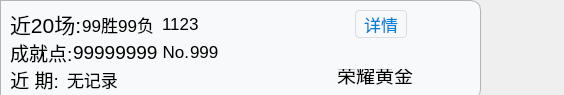
<?xml version="1.0" encoding="UTF-8"?>
<ui version="4.0">
 <class>form</class>
 <widget class="QWidget" name="form">
  <property name="geometry">
   <rect>
    <x>0</x>
    <y>0</y>
    <width>564</width>
    <height>95</height>
   </rect>
  </property>
  <property name="maximumSize">
   <size>
    <width>16777215</width>
    <height>100333</height>
   </size>
  </property>
  <property name="windowTitle">
   <string>Form</string>
  </property>
  <property name="styleSheet">
   <string notr="true"/>
  </property>
  <widget class="QWidget" name="summoner" native="true">
   <property name="geometry">
    <rect>
     <x>0</x>
     <y>0</y>
     <width>481</width>
     <height>100</height>
    </rect>
   </property>
   <property name="minimumSize">
    <size>
     <width>0</width>
     <height>100</height>
    </size>
   </property>
   <property name="maximumSize">
    <size>
     <width>59999</width>
     <height>100</height>
    </size>
   </property>
   <property name="styleSheet">
    <string notr="true">QWidget#summoner{
background-color:rgb(248, 249, 250);
border: 1px solid rgb(179, 179, 179) ;
border-style:solid;
border-bottom-right-radius:10px;
border-top-right-radius:10px;
}</string>
   </property>
   <widget class="QWidget" name="layoutWidget">
    <property name="geometry">
     <rect>
      <x>0</x>
      <y>0</y>
      <width>451</width>
      <height>101</height>
     </rect>
    </property>
    <layout class="QHBoxLayout" name="horizontalLayout_4">
     <property name="spacing">
      <number>10</number>
     </property>
     <property name="leftMargin">
      <number>10</number>
     </property>
     <property name="topMargin">
      <number>10</number>
     </property>
     <property name="rightMargin">
      <number>5</number>
     </property>
     <property name="bottomMargin">
      <number>8</number>
     </property>
     <item>
      <layout class="QVBoxLayout" name="verticalLayout">
       <property name="spacing">
        <number>0</number>
       </property>
       <item>
        <layout class="QHBoxLayout" name="horizontalLayout">
         <property name="spacing">
          <number>0</number>
         </property>
         <property name="rightMargin">
          <number>6</number>
         </property>
         <property name="bottomMargin">
          <number>0</number>
         </property>
         <item>
          <widget class="QLabel" name="recently">
           <property name="font">
            <font>
             <pointsize>16</pointsize>
             <weight>50</weight>
             <bold>false</bold>
            </font>
           </property>
           <property name="text">
            <string>近20场:</string>
           </property>
           <property name="alignment">
            <set>Qt::AlignLeading|Qt::AlignLeft|Qt::AlignVCenter</set>
           </property>
          </widget>
         </item>
         <item>
          <layout class="QHBoxLayout" name="horizontalLayout_6">
           <property name="spacing">
            <number>8</number>
           </property>
           <item>
            <widget class="QLabel" name="recently_worl">
             <property name="font">
              <font>
               <pointsize>13</pointsize>
              </font>
             </property>
             <property name="text">
              <string>99胜99负</string>
             </property>
             <property name="alignment">
              <set>Qt::AlignRight|Qt::AlignTrailing|Qt::AlignVCenter</set>
             </property>
            </widget>
           </item>
           <item>
            <widget class="QLabel" name="recently_state">
             <property name="font">
              <font>
               <pointsize>13</pointsize>
              </font>
             </property>
             <property name="text">
              <string>1123</string>
             </property>
             <property name="alignment">
              <set>Qt::AlignLeading|Qt::AlignLeft|Qt::AlignVCenter</set>
             </property>
            </widget>
           </item>
          </layout>
         </item>
         <item>
          <spacer name="horizontalSpacer_3">
           <property name="orientation">
            <enum>Qt::Horizontal</enum>
           </property>
           <property name="sizeType">
            <enum>QSizePolicy::MinimumExpanding</enum>
           </property>
           <property name="sizeHint" stdset="0">
            <size>
             <width>10</width>
             <height>20</height>
            </size>
           </property>
          </spacer>
         </item>
         <item>
          <widget class="QPushButton" name="detail">
           <property name="maximumSize">
            <size>
             <width>80</width>
             <height>16777215</height>
            </size>
           </property>
           <property name="font">
            <font>
             <pointsize>13</pointsize>
            </font>
           </property>
           <property name="styleSheet">
            <string notr="true">
QPushButton {

    color: #0081db;
    border: 1px solid #dadce0;
    padding: 4px 8px;
    border-radius: 4px;
}
QPushButton:!window {
    background: transparent;
}
QPushButton:flat,
QPushButton:default {
    border: none;
    padding: 5px 9px;
}
QPushButton:default {
    color: #f8f9fa;
    background: #0081db;
}
QPushButton:hover,
QPushButton:flat:hover {
    background: rgba(181.000, 202.000, 244.000, 0.333);
}
QPushButton:pressed,
QPushButton:flat:pressed,
QPushButton:checked:pressed,
QPushButton:flat:checked:pressed {
    background: rgba(181.000, 202.000, 244.000, 0.933);
}
QPushButton:checked,
QPushButton:flat:checked {
    background: rgba(181.000, 202.000, 244.000, 0.733);
}
QPushButton:default:hover {
    background: #3781ea;
}
QPushButton:default:pressed {
    background: #6ca1f0;
}
QPushButton:default:disabled {
    background: #dadce0;
}</string>
           </property>
           <property name="text">
            <string>详情</string>
           </property>
          </widget>
         </item>
        </layout>
       </item>
       <item>
        <layout class="QHBoxLayout" name="horizontalLayout_2">
         <property name="spacing">
          <number>0</number>
         </property>
         <item>
          <widget class="QLabel" name="label_3">
           <property name="font">
            <font>
             <pointsize>14</pointsize>
             <weight>50</weight>
             <italic>false</italic>
             <bold>false</bold>
            </font>
           </property>
           <property name="text">
            <string>成就点:</string>
           </property>
           <property name="alignment">
            <set>Qt::AlignLeading|Qt::AlignLeft|Qt::AlignVCenter</set>
           </property>
          </widget>
         </item>
         <item>
          <widget class="QLabel" name="hero_proficiency">
           <property name="font">
            <font>
             <pointsize>14</pointsize>
            </font>
           </property>
           <property name="text">
            <string>99999999</string>
           </property>
          </widget>
         </item>
         <item>
          <layout class="QHBoxLayout" name="horizontalLayout_5">
           <property name="spacing">
            <number>0</number>
           </property>
           <item>
            <widget class="QLabel" name="label_2">
             <property name="maximumSize">
              <size>
               <width>232</width>
               <height>16777215</height>
              </size>
             </property>
             <property name="font">
              <font>
               <pointsize>13</pointsize>
              </font>
             </property>
             <property name="text">
              <string> No.</string>
             </property>
             <property name="alignment">
              <set>Qt::AlignLeading|Qt::AlignLeft|Qt::AlignVCenter</set>
             </property>
            </widget>
           </item>
           <item>
            <widget class="QLabel" name="hero_no">
             <property name="font">
              <font>
               <pointsize>13</pointsize>
              </font>
             </property>
             <property name="text">
              <string>999</string>
             </property>
            </widget>
           </item>
          </layout>
         </item>
         <item>
          <spacer name="horizontalSpacer_4">
           <property name="orientation">
            <enum>Qt::Horizontal</enum>
           </property>
           <property name="sizeHint" stdset="0">
            <size>
             <width>40</width>
             <height>20</height>
            </size>
           </property>
          </spacer>
         </item>
        </layout>
       </item>
       <item>
        <layout class="QHBoxLayout" name="horizontalLayout_3">
         <property name="spacing">
          <number>8</number>
         </property>
         <item>
          <widget class="QLabel" name="session_value_5">
           <property name="font">
            <font>
             <pointsize>14</pointsize>
             <weight>50</weight>
             <bold>false</bold>
            </font>
           </property>
           <property name="text">
            <string>近 期:</string>
           </property>
           <property name="alignment">
            <set>Qt::AlignRight|Qt::AlignTrailing|Qt::AlignVCenter</set>
           </property>
          </widget>
         </item>
         <item>
          <widget class="QLabel" name="hero_worl">
           <property name="font">
            <font>
             <pointsize>13</pointsize>
            </font>
           </property>
           <property name="text">
            <string>无记录</string>
           </property>
          </widget>
         </item>
         <item>
          <spacer name="horizontalSpacer">
           <property name="orientation">
            <enum>Qt::Horizontal</enum>
           </property>
           <property name="sizeHint" stdset="0">
            <size>
             <width>20</width>
             <height>20</height>
            </size>
           </property>
          </spacer>
         </item>
         <item>
          <widget class="QLabel" name="rank">
           <property name="maximumSize">
            <size>
             <width>16777215</width>
             <height>20</height>
            </size>
           </property>
           <property name="font">
            <font>
             <pointsize>14</pointsize>
            </font>
           </property>
           <property name="text">
            <string>荣耀黄金</string>
           </property>
           <property name="alignment">
            <set>Qt::AlignBottom|Qt::AlignLeading|Qt::AlignLeft</set>
           </property>
          </widget>
         </item>
        </layout>
       </item>
      </layout>
     </item>
     <item>
      <widget class="QPushButton" name="shrink">
       <property name="maximumSize">
        <size>
         <width>23</width>
         <height>70</height>
        </size>
       </property>
       <property name="styleSheet">
        <string notr="true">QPushButton {

    color: #0081db;
    border: 0px ;
    border-radius: 4px;
}

QPushButton:!window {
    background: transparent;
}

QPushButton:default {
    color: #f8f9fa;
    background: #0081db;
}
QPushButton:hover,
QPushButton:flat:hover {
    background: rgba(181.000, 202.000, 244.000, 0.333);
}
QPushButton:pressed,
QPushButton:flat:pressed,
QPushButton:checked:pressed,
QPushButton:flat:checked:pressed {
    background: rgba(181.000, 202.000, 244.000, 0.933);
}
QPushButton:checked,
QPushButton:flat:checked {
    background: rgba(181.000, 202.000, 244.000, 0.733);
}
QPushButton:default:hover {
    background: #3781ea;
}
QPushButton:default:pressed {
    background: #6ca1f0;
}
QPushButton:default:disabled {
    background: #dadce0;
}</string>
       </property>
       <property name="text">
        <string/>
       </property>
       <property name="icon">
        <iconset>
         <normaloff>C:/Users/lnori/Desktop/left.png</normaloff>C:/Users/lnori/Desktop/left.png</iconset>
       </property>
       <property name="iconSize">
        <size>
         <width>23</width>
         <height>70</height>
        </size>
       </property>
       <property name="autoRepeatDelay">
        <number>292</number>
       </property>
      </widget>
     </item>
     <item>
      <spacer name="horizontalSpacer_2">
       <property name="orientation">
        <enum>Qt::Horizontal</enum>
       </property>
       <property name="sizeType">
        <enum>QSizePolicy::Minimum</enum>
       </property>
       <property name="sizeHint" stdset="0">
        <size>
         <width>0</width>
         <height>20</height>
        </size>
       </property>
      </spacer>
     </item>
    </layout>
   </widget>
  </widget>
 </widget>
 <resources/>
 <connections/>
</ui>
